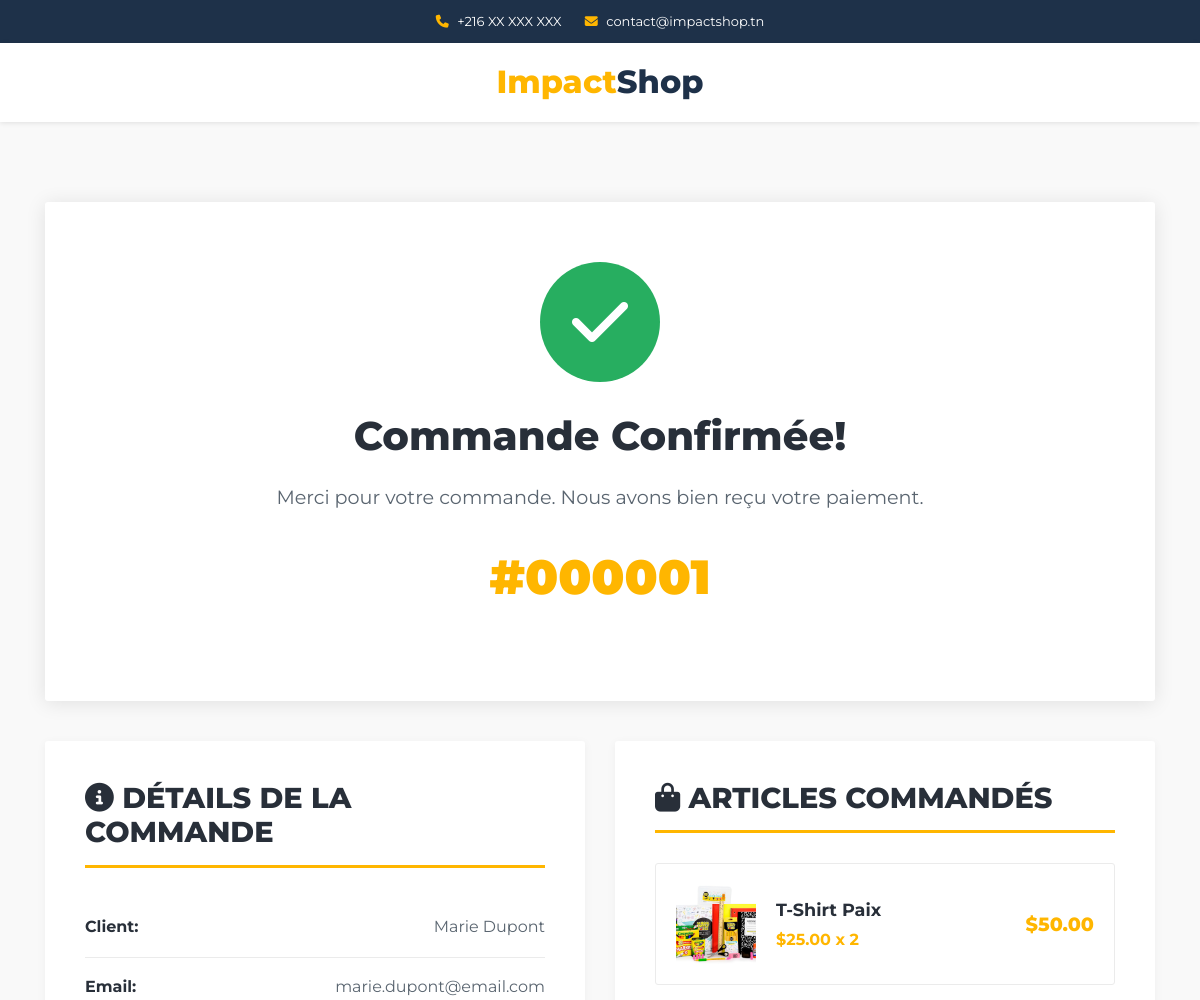
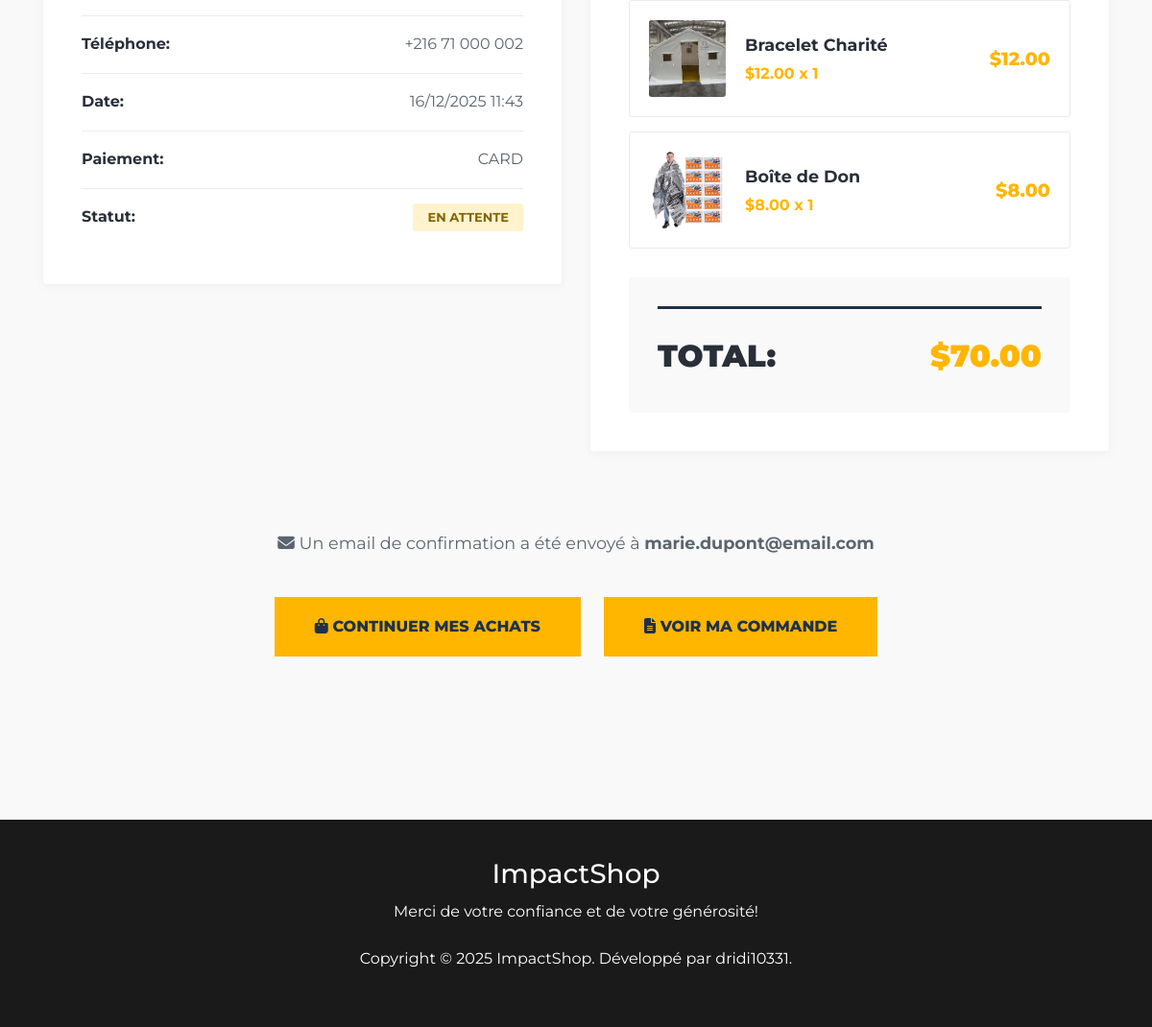
The app's page /index.php?controller=order&action=view&id=1 (signed in) with its own data (2 pictures, top to bottom).
### tables this page shows
CREATE TABLE `orders` (
    `id` INT AUTO_INCREMENT PRIMARY KEY,
    `customer_id` INT NOT NULL,
    `total_amount` DECIMAL(10, 2) NOT NULL DEFAULT 0,
    `status` ENUM('pending', 'paid', 'processing', 'shipped', 'completed', 'delivered', 'cancelled') DEFAULT 'pending',
    `payment_method` VARCHAR(50),
    `shipping_address` TEXT,
    `notes` TEXT,
    `created_at` TIMESTAMP DEFAULT CURRENT_TIMESTAMP,
    `updated_at` TIMESTAMP DEFAULT CURRENT_TIMESTAMP ON UPDATE CURRENT_TIMESTAMP,
    INDEX `idx_customer` (`customer_id`),
    INDEX `idx_status` (`status`),
    INDEX `idx_created` (`created_at`),
    FOREIGN KEY (`customer_id`) REFERENCES `customers`(`id`) ON DELETE RESTRICT
);

CREATE TABLE `customers` (
    `id` INT AUTO_INCREMENT PRIMARY KEY,
    `first_name` VARCHAR(100) NOT NULL,
    `last_name` VARCHAR(100) NOT NULL,
    `email` VARCHAR(255) NOT NULL,
    `phone` VARCHAR(20),
    `address` TEXT,
    `city` VARCHAR(100),
    `postal_code` VARCHAR(20),
    `country` VARCHAR(100) DEFAULT 'Tunisia',
    `created_at` TIMESTAMP DEFAULT CURRENT_TIMESTAMP,
    UNIQUE KEY `unique_email` (`email`),
    INDEX `idx_email` (`email`)
);

CREATE TABLE `order_items` (
    `id` INT AUTO_INCREMENT PRIMARY KEY,
    `order_id` INT NOT NULL,
    `product_id` INT NOT NULL,
    `quantity` INT NOT NULL,
    `unit_price` DECIMAL(10, 2) NOT NULL,
    `subtotal` DECIMAL(10, 2) NOT NULL,
    INDEX `idx_order` (`order_id`),
    INDEX `idx_product` (`product_id`),
    FOREIGN KEY (`order_id`) REFERENCES `orders`(`id`) ON DELETE CASCADE,
    FOREIGN KEY (`product_id`) REFERENCES `products`(`id`) ON DELETE RESTRICT
);

CREATE TABLE `products` (
    `id` INT AUTO_INCREMENT PRIMARY KEY,
    `name_en` VARCHAR(255) NOT NULL,
    `name_fr` VARCHAR(255) NOT NULL,
    `description_en` TEXT,
    `description_fr` TEXT,
    `price` DECIMAL(10, 2) NOT NULL,
    `img_name` VARCHAR(255),
    `stock` INT DEFAULT 0,
    `category_id` INT NULL,
    `is_active` TINYINT(1) DEFAULT 1,
    `created_at` TIMESTAMP DEFAULT CURRENT_TIMESTAMP,
    `updated_at` TIMESTAMP DEFAULT CURRENT_TIMESTAMP ON UPDATE CURRENT_TIMESTAMP,
    INDEX `idx_category` (`category_id`),
    INDEX `idx_active` (`is_active`),
    INDEX `idx_stock` (`stock`)
);

### controllers/ORDERCONTROLLER.PHP (called while the page is built, shortened)
<?php
class OrderController {
    public function getOrderWithItems(int $orderId): ?array {
        $db = Database::getConnexion();
        try {
            $sqlOrder = "SELECT o.*, c.first_name, c.last_name, c.email, c.phone
                         FROM orders o
                         LEFT JOIN customers c ON o.customer_id = c.id
                         WHERE o.id = :id";
            $stmt = $db->prepare($sqlOrder);
            $stmt->execute(['id' => $orderId]);
            $order = $stmt->fetch(PDO::FETCH_ASSOC);
            $sqlItems = "SELECT oi.order_id, oi.product_id, oi.quantity, oi.unit_price, oi.subtotal,
                                p.name_fr, p.name_en, p.img_name
                         FROM order_items oi
                         JOIN products p ON oi.product_id = p.id
                         WHERE oi.order_id = :order_id";
            $stmtItems = $db->prepare($sqlItems);
            $stmtItems->execute(['order_id' => $orderId]);
            $items = $stmtItems->fetchAll(PDO::FETCH_ASSOC);
            $order['items'] = $items;
            return $order;
        } catch (Exception $e) {
            $this->lastError = $e->getMessage();
            error_log('OrderController::getOrderWithItems error: ' . $e->getMessage());
            return null;
        }
    }
}
?>

### views/shop/order_confirmation.php (the view, shortened to what this page needs)
<!DOCTYPE html>
<html lang="fr">
<head>
    <link rel="stylesheet" href="https://cdn.jsdelivr.net/npm/bootstrap@4.6.2/dist/css/bootstrap.min.css">
    <link rel="stylesheet" href="https://cdnjs.cloudflare.com/ajax/libs/font-awesome/6.4.0/css/all.min.css">
</head>
<body>
    <div class="top-bar">
        <div class="container">
            <div class="row">
                <div class="col-md-12 text-center">
                    <i class="fas fa-phone"></i> +216 XX XXX XXX
                    <span style="margin-left: 20px;"><i class="fas fa-envelope"></i> contact@impactshop.tn</span>
                </div>
            </div>
        </div>
    </div>
    <header class="site-header">
        <div class="container">
            <div class="row">
                <div class="col-12 text-center">
                    <div class="site-logo">
                        <a href="index.php" style="text-decoration: none;">
                            <h1><span>Impact</span>Shop</h1>
                        </a>
                    </div>
                </div>
            </div>
        </div>
    </header>
    <section class="main-section">
        <div class="container">
            <div class="success-box">
                <div class="success-icon">
                    <i class="fas fa-check"></i>
                </div>
                <h1 class="success-title">Commande Confirmée!</h1>
                <p style="font-size: 1.2rem; color: var(--text-dark);">
                    Merci pour votre commande. Nous avons bien reçu votre paiement.
                </p>
                <div class="order-number">
                    #<?php echo str_pad($orderDetails['id'] ?? 0, 6, '0', STR_PAD_LEFT); ?>
                </div>
            </div>
            <div class="row">
                <div class="col-lg-6">
                    <div class="details-box">
                        <h2 class="details-title">
                            <i class="fas fa-info-circle"></i> Détails de la Commande
                        </h2>
                        <div class="info-row">
                            <span class="info-label">Client:</span>
                            <span class="info-value">
                                <?php echo htmlspecialchars($orderDetails['first_name'] ?? '') . ' ' . htmlspecialchars($orderDetails['last_name'] ?? ''); ?>
                            </span>
                        </div>
                        <div class="info-row">
                            <span class="info-label">Email:</span>
                            <span class="info-value"><?php echo htmlspecialchars($orderDetails['email'] ?? ''); ?></span>
                        </div>
                        <div class="info-row">
                            <span class="info-label">Téléphone:</span>
                            <span class="info-value"><?php echo htmlspecialchars($orderDetails['phone'] ?? ''); ?></span>
                        </div>
                        <div class="info-row">
                            <span class="info-label">Date:</span>
                            <span class="info-value">
                                <?php echo date('d/m/Y H:i', strtotime($orderDetails['created_at'] ?? 'now')); ?>
                            </span>
                        </div>
                        <div class="info-row">
                            <span class="info-label">Paiement:</span>
                            <span class="info-value"><?php echo strtoupper($orderDetails['payment_method'] ?? 'N/A'); ?></span>
                        </div>
                        <div class="info-row" style="border-bottom: none;">
                            <span class="info-label">Statut:</span>
                            <span class="info-value">
                                <?php
                                $status = $orderDetails['status'] ?? 'pending';
                                $badgeClass = $status === 'paid' ? 'success' : 'warning';
                                $statusLabel = $status === 'paid' ? 'Payé' : 'En attente';
                                ?>
                                <span class="badge badge-<?php echo $badgeClass; ?>">
                                    <?php echo $statusLabel; ?>
                                </span>
                            </span>
                        </div>
                    </div>
                </div>
                <div class="col-lg-6">
                    <div class="details-box">
                        <h2 class="details-title">
                            <i class="fas fa-shopping-bag"></i> Articles Commandés
                        </h2>
                        <?php if (!empty($orderDetails['items'])): ?>
                            <?php foreach ($orderDetails['items'] as $item): ?>
                                <div class="order-item">
                                    <img src="../../assets/images/<?php echo htmlspecialchars($item['img_name'] ?? 'placeholder.jpg'); ?>"
                                         alt="<?php echo htmlspecialchars($item['name_fr'] ?? 'Produit'); ?>"
                                         onerror="this.src='https://via.placeholder.com/80x80/1e3149/ffb600?text=P'">
                                    <div class="item-info">
                                        <div class="item-name"><?php echo htmlspecialchars($item['name_fr'] ?? 'Produit'); ?></div>
                                        <div class="item-price">
                                            $<?php echo number_format($item['unit_price'] ?? 0, 2); ?>
                                            x <?php echo $item['quantity'] ?? 1; ?>
                                        </div>
                                    </div>
                                    <div style="font-weight: 800; font-size: 1.2rem; color: var(--primary);">
                                        $<?php echo number_format($item['subtotal'] ?? 0, 2); ?>
                                    </div>
                                </div>
                            <?php endforeach; ?>
                        <?php else: ?>
                            <p style="text-align: center; padding: 40px; color: #999;">Aucun article</p>
                        <?php endif; ?>
                        <div class="total-box">
                            <div class="total-row">
                                <span>TOTAL:</span>
                                <span class="total-amount">$<?php echo number_format($orderDetails['total_amount'] ?? 0, 2); ?></span>
                            </div>
                        </div>
                    </div>
                </div>
            </div>
            <div class="text-center" style="margin-top: 50px;">
                <p style="font-size: 1.1rem; margin-bottom: 30px;">
                    <i class="fas fa-envelope"></i>
                    Un email de confirmation a été envoyé à <strong><?php echo htmlspecialchars($orderDetails['email'] ?? ''); ?></strong>
                </p>
                <a href="index.php?controller=product&action=shop" class="btn-primary">
                    <i class="fas fa-shopping-bag"></i> CONTINUER MES ACHATS
                </a>
                <a href="index.php?controller=order&action=view&id=<?php echo $orderDetails['id'] ?? 0; ?>" class="btn-primary">
                    <i class="fas fa-file-alt"></i> VOIR MA COMMANDE
                </a>
            </div>
        </div>
    </section>
    <footer class="footer">
        <div class="container">
            <h3>ImpactShop</h3>
            <p>Merci de votre confiance et de votre générosité!</p>
            <p style="margin-top: 20px;">Copyright &copy; 2025 ImpactShop. Développé par dridi10331.</p>
        </div>
    </footer>
</body>
</html>

### views/shop/order_confirmation.php (style rules this page uses)
:root { --primary: #ffb600; --secondary: #1e3149; --text-dark: #5a6570; --heading-color: #282f39; }
* { margin: 0; padding: 0; box-sizing: border-box; }
body { font-family: 'Montserrat', sans-serif; color: var(--text-dark); line-height: 1.8; background: #f9f9f9; }
.top-bar { background: var(--secondary); color: white; padding: 10px 0; font-size: 13px; }
.top-bar i { color: var(--primary); margin-right: 5px; }
.site-header { background: white; box-shadow: 0 1px 5px rgba(0,0,0,0.1); padding: 20px 0; }
.site-logo h1 { color: var(--secondary); font-weight: 800; margin: 0; font-size: 2rem; }
.site-logo span { color: var(--primary); }
.main-section { padding: 80px 0; }
.success-box { background: white; padding: 60px; border-radius: 3px; box-shadow: 0 2px 20px rgba(0,0,0,0.1); text-align: center; margin-bottom: 40px; }
.success-icon { width: 120px; height: 120px; background: #27ae60; color: white; border-radius: 50%; display: flex; align-items: center; justify-content: center; font-size: 4rem; margin: 0 auto 30px; }
.success-title { font-size: 2.5rem; font-weight: 800; color: var(--heading-color); margin-bottom: 20px; }
.order-number { font-size: 3rem; font-weight: 900; color: var(--primary); margin: 20px 0; }
.details-box { background: white; padding: 40px; border-radius: 3px; box-shadow: 0 2px 10px rgba(0,0,0,0.05); margin-bottom: 30px; }
.details-title { font-size: 1.8rem; font-weight: 800; color: var(--heading-color); margin-bottom: 30px; text-transform: uppercase; border-bottom: 3px solid var(--primary); padding-bottom: 15px; }
.info-row { display: flex; justify-content: space-between; padding: 15px 0; border-bottom: 1px solid #ebebeb; }
.info-label { font-weight: 700; color: var(--heading-color); }
.info-value { color: var(--text-dark); }
.order-item { display: flex; align-items: center; gap: 20px; padding: 20px; border: 1px solid #ebebeb; border-radius: 3px; margin-bottom: 15px; }
.order-item img { width: 80px; height: 80px; object-fit: cover; border-radius: 3px; }
.item-info { flex-grow: 1; }
.item-name { font-weight: 700; font-size: 1.1rem; color: var(--heading-color); }
.item-price { color: var(--primary); font-weight: 700; }
.total-box { background: #f9f9f9; padding: 30px; border-radius: 3px; margin-top: 30px; }
.total-row { display: flex; justify-content: space-between; font-size: 2rem; font-weight: 900; color: var(--heading-color); padding-top: 20px; border-top: 3px solid var(--secondary); }
.total-amount { color: var(--primary); }
.btn-primary { background: var(--primary); color: var(--secondary); border: 2px solid var(--primary); padding: 15px 40px; font-weight: 800; text-transform: uppercase; text-decoration: none; display: inline-block; margin: 10px; transition: all 0.3s; }
.badge { padding: 8px 15px; border-radius: 3px; font-size: 13px; font-weight: 700; text-transform: uppercase; }
.badge-warning { background: #fff3cd; color: #856404; }
.footer { background: #1a1a1a; color: white; padding: 40px 0; text-align: center; margin-top: 80px; }

### records on screen
orders: id "000001", customer.first_name "Marie", customer.last_name "Dupont", customer.email "marie.dupont@email.com", customer.phone "+216 71 000 002", created_at "16/12/2025 11:43", payment_method "CARD", status "EN ATTENTE", total_amount "70.00"
order_items: product.img_name (picture), product.name_fr "T-Shirt Paix", unit_price "25.00", quantity "2", subtotal "50.00"
order_items: product.img_name (picture), product.name_fr "Bracelet Charité", unit_price "12.00", quantity "1", subtotal "12.00"
order_items: product.img_name (picture), product.name_fr "Boîte de Don", unit_price "8.00", quantity "1", subtotal "8.00"
